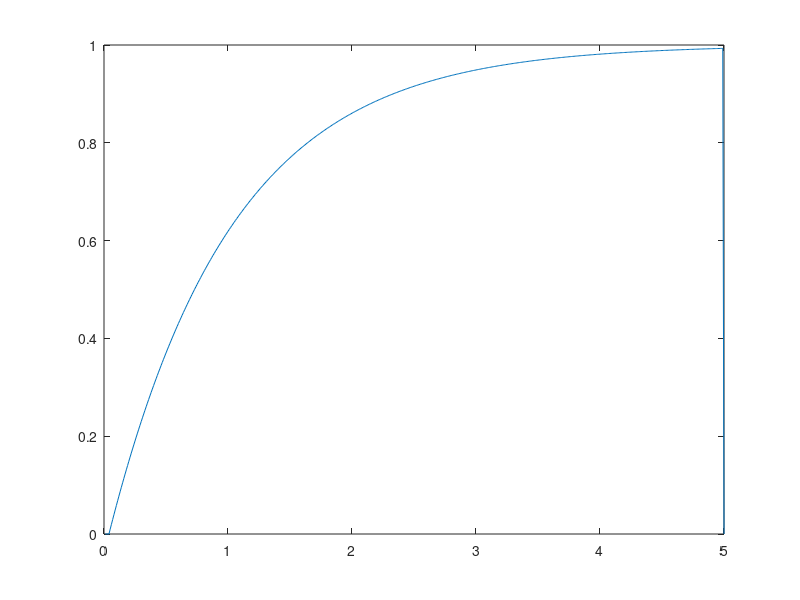

This figure's MATLAB source:
pkg load control
clear all
close all
hold off;

Ts=0.01;

Entrada(1)=0;
Entrada(2)=1;
Entrada(3)=1;
Entrada(4)=1;

SalidaSis(1)=0;
SalidaSis(2)=0;
SalidaSis(3)=0;
SalidaSis(4)=0;

i=4;

Referencia(i)=1;

error=Referencia(i);

u(1)=0;
u(2)=0;
u(3)=0;
u(4)=0;

error(1)=0;
error(2)=0;
error(3)=0;
error(4)=0;
error(5)=0;

K=1;

AmplitudRele=50000;

while (i<500)
  Referencia(i)=1;

  u(i) = K * error(i);

  SalidaSis(i)= Ts*u(i)+SalidaSis(i-1);

  error(i+1)= Referencia(i) - SalidaSis(i);

  i=i+1;
end

SalidaSis(i)=0;
u(i)=0;
t=1:length(SalidaSis);
plot(t*Ts , SalidaSis)
